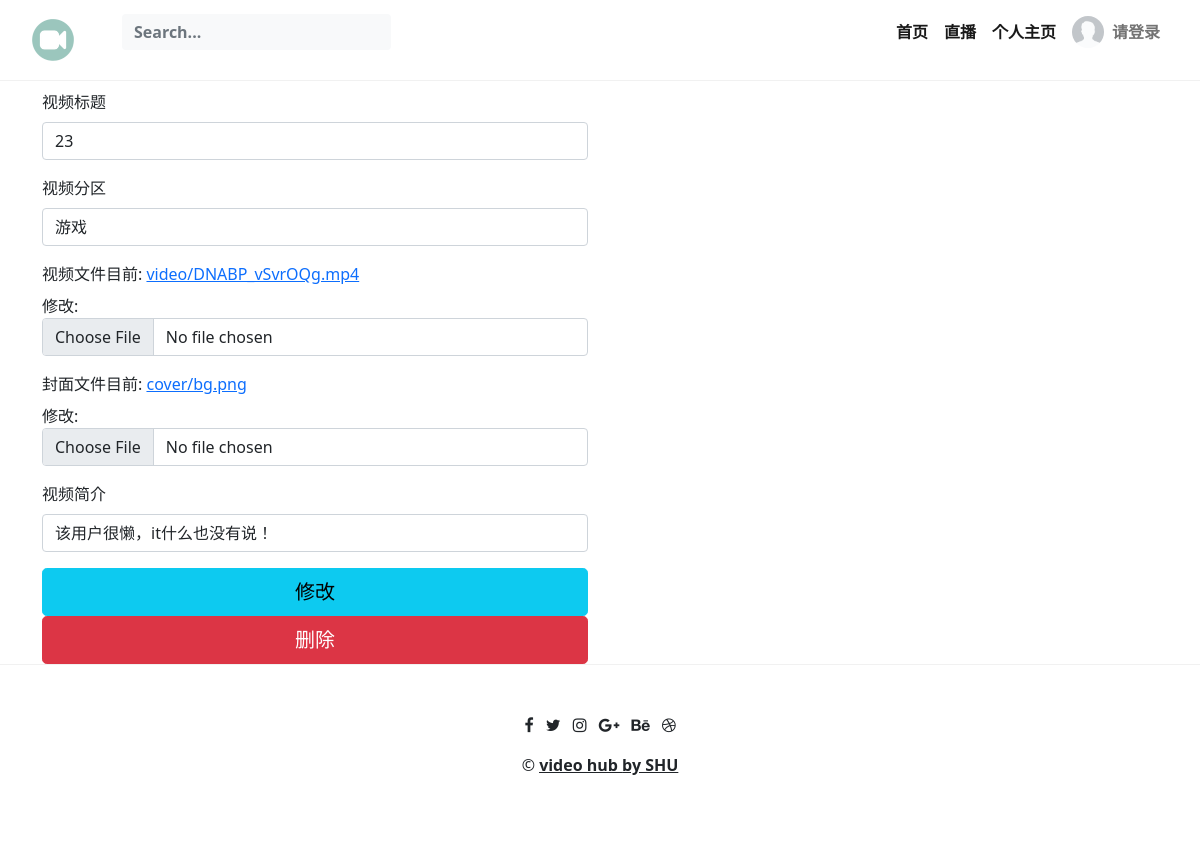
Page /vmodify/1 (signed in) on the earlier database version.
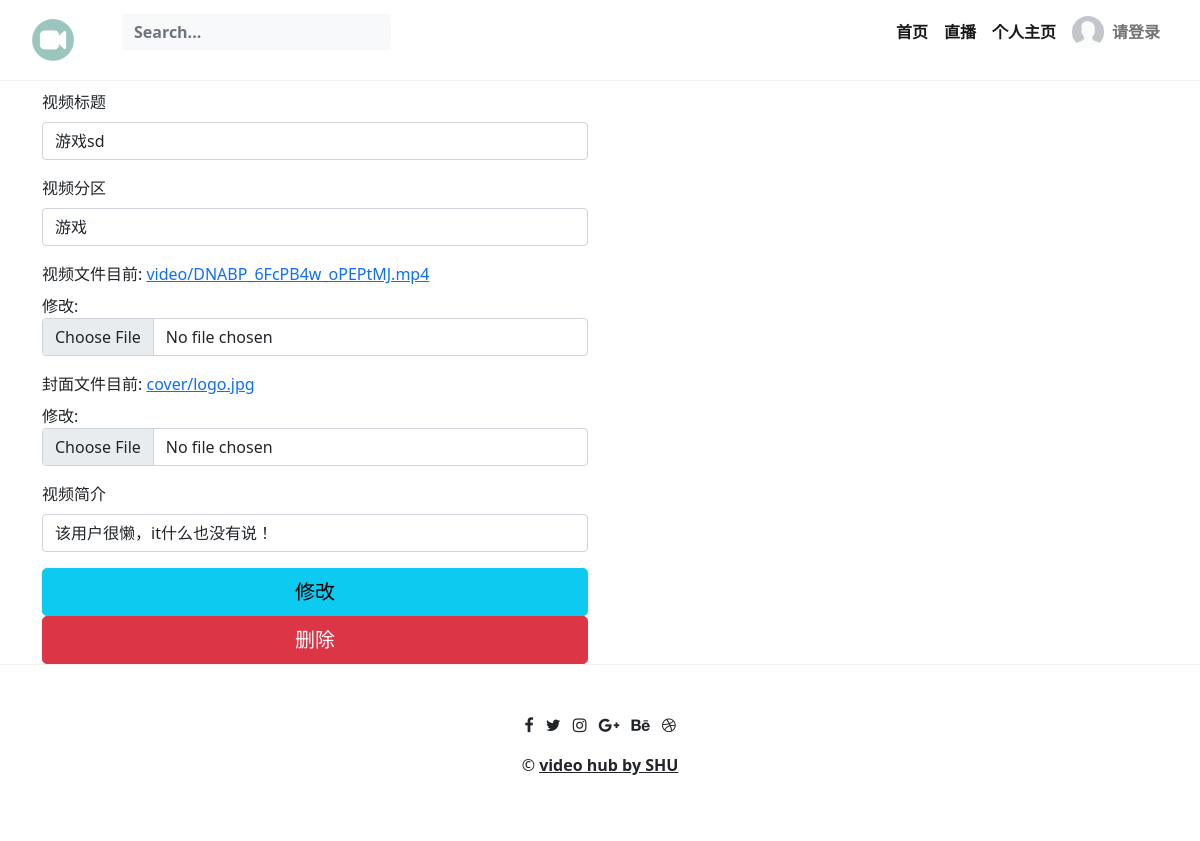
Same page on the later database version.
### video/models.py (models this page shows, shortened)
class Video(models.Model):
    DVcode = models.AutoField(primary_key=True,verbose_name="视频号")
    Title = models.CharField(max_length=100,verbose_name="视频名称")
    ReleaseTime = models.DateTimeField(auto_now_add=True,verbose_name="发布时间")
    Viewsnum = models.BigIntegerField(default=0,verbose_name="播放量")
    User = models.ForeignKey(User,on_delete=models.CASCADE,null=True,verbose_name="作者")
    Classification = models.ForeignKey(Classification,on_delete=models.CASCADE,null=True,verbose_name="分区")
    Content = models.CharField(max_length=500,default="该用户很懒，it什么也没有说！",verbose_name="视频简介")
    VideoFile = models.FileField(upload_to="video/",validators=[validators.FileExtensionValidator( ['mp4'] )] ,verbose_name="视频文件")
    CoverFile = models.ImageField(upload_to="cover/",verbose_name="封面文件")
    class Meta:
        db_table = "视频"

class Classification(models.Model):
    Ccode = models.AutoField(primary_key=True,verbose_name="视频分区号")
    Title = models.CharField(max_length=20,verbose_name="视频分区")
    def __str__(self):
        return self.Title
    class Meta:
        db_table = "视频分区"

### video/views.py (the view, shortened to what this page needs)
# urls.py: path('vmodify/<int:dvcode>', views.vmodify, name='modify'),
def vmodify(request,dvcode):
    if islogin(request) == False:
        return redirect('/login')
    userid = request.session.get('UserID', None)
    user = User.objects.filter(User_ID=userid).first()
    tvideo=Video.objects.filter(DVcode=dvcode).first()
    if tvideo is None:
        return render(request,"wrong/NosuchFile.html")
    if request.method == 'GET':
        form = VideoForm(instance=tvideo)
    return render(request,"modify.html",{'form':form,
                                         'user':user})

### video/forms.py
class VideoForm(forms.ModelForm):
    class Meta:
        model = Video
        fields = ["Title","Classification","VideoFile","CoverFile","Content"]
        labels = {"Title":"视频标题","Classification":"视频分区","VideoFile":"视频文件","CoverFile":"封面文件","Content":"视频简介",}

### User/views.py (called while the page is built)
def islogin(request):
    if not (request.session.get('is_login', None) == True):
        print(666)
        return False
    else:
        return True

### templates/modify.html (shortened to what this page needs)
{% extends 'base.html' %}
{% load static %}
{% load bootstrap4 %}
    {% block content %}
    <div class="container ">
        <div class="row clearfix">
            <div class="col-md-6 column">
                <form role="form" action="" method="post" enctype="multipart/form-data">
                    {% bootstrap_form form %}
                    {% buttons %}
                    <input type="submit" class="btn btn-info btn-lg btn-block" value="修改">
                    {% endbuttons%}
                </form>
                <form role="form" action="" method="post">
                    {% buttons %}
                    <input type="submit" class="btn btn-danger btn-lg btn-block" value="删除">
                    {% endbuttons%}
                </form>
            </div>
        </div>
    </div>
    {% endblock content %}

### templates/base.html (shortened to what this page needs)
{% load static %}
{% load bootstrap4 %}
<!DOCTYPE html>
<html lang="en">
<head>
	<link href="{% static '/dropdown/dropdowns.css' %}" rel="stylesheet">
	    <link rel="stylesheet" href="{% static  't1/css/app.css' %}">
    <link rel="stylesheet" href="{% static  't1/css/theme.css' %}">
    <link rel="stylesheet" href="{% static 'bootstrap/bootstrap.min.css' %}">
    <link rel="stylesheet" type="text/css" href="{% static 'css/semantic.custom.css' %}">
    <link rel="stylesheet" type="text/css" href="{% static 'css/style.css' %}">
</head>
<body>
    <nav class="navbar navbar-expand-lg navbar-light bg-white fixed-top">
        <a class="navbar-brand font-weight-bolder mr-3" href="{% url 'index' %}"><img src="{% static  'logo.png' %}"  alt="" width="42" height="42"></a>
         <ul class="collapse navbar-collapse" id="navbarsDefault">
            <ul class="navbar-nav mr-auto align-items-center">
                <form class="bd-search hidden-sm-down">
                    <input type="text" class="form-control bg-graylight border-0 font-weight-bold" id="search-input" placeholder="Search..." autocomplete="off">
                </form>
            </ul>
            <ul class="navbar-nav ml-auto align-items-center">
                <li class="nav-item">
                <a class="nav-link active" href="{% url 'index' %}">首页</a>
                </li>
                <li class="nav-item">
                <a class="nav-link active" href="{% url 'lives' %}">直播</a>
                </li>
                <li class="nav-item">
                <a class="nav-link active" href="{% url 'user' %}">个人主页</a>
                </li>
    		<li class="nav-item dropdown">
                {% if user is not None%}
                <a class="nav-link" href="#" id="dropdown08" data-toggle="dropdown" aria-haspopup="true" aria-expanded="true">    <img src="{{user.Profile_photo.url}}" alt="" width="32" height="32" class="rounded-circle me-2"><span class="align-middle">[{{user.get_Title_display}}]{{user.NickName}}</span></a>
                {% else %}
                <a class="nav-link" href="#" id="dropdown08" data-toggle="dropdown" aria-haspopup="true" aria-expanded="true">   <img src="{% static 'av.png'%}" alt="" width="32" height="32" class="rounded-circle me-2"><span class="align-middle">请登录</span></a>
                {% endif %}
			</li>
            </ul>
    </ul>
    </nav>
    <main role="main">
        <div style="height:20px">
        </div>
    {% block content %}
    {% endblock content %}
    </main>
    <footer class="footer pt-5 pb-5 text-center">
    <div class="container">
          <div class="socials-media">
            <ul class="list-unstyled">
              <li class="d-inline-block ml-1 mr-1"><a href="#" class="text-dark"><i class="fa fa-facebook"></i></a></li>
              <li class="d-inline-block ml-1 mr-1"><a href="#" class="text-dark"><i class="fa fa-twitter"></i></a></li>
              <li class="d-inline-block ml-1 mr-1"><a href="#" class="text-dark"><i class="fa fa-instagram"></i></a></li>
              <li class="d-inline-block ml-1 mr-1"><a href="#" class="text-dark"><i class="fa fa-google-plus"></i></a></li>
              <li class="d-inline-block ml-1 mr-1"><a href="#" class="text-dark"><i class="fa fa-behance"></i></a></li>
              <li class="d-inline-block ml-1 mr-1"><a href="#" class="text-dark"><i class="fa fa-dribbble"></i></a></li>
            </ul>
          </div>
          <p>©  <span class="credits font-weight-bold">
            <a target="_blank" class="text-dark" href="#"><u>video hub</u> by SHU</a>
          </span>
          </p>
        </div>
    </footer>
</body>
</html>

### static/t1/css/theme.css (style rules this page uses)
body { padding-top: 70px; }
img { max-width: 100%; }
a, .a:hover { -webkit-transition: all 0.2s; transition: all 0.2s; }
.fixed-top { border-bottom: 1px solid #f1f1f1; }
footer.footer { border-top: 1px solid #f1f1f1; }
.nav-link, .dropdown-item { font-weight: 700; }
.navbar { padding: 0.5rem 2rem; }

### static/css/style.css (style rules this page uses)
body { margin:0px; background-color: #FFFFFF; }

Differences in the rows shown:
changed Video "游戏": Title "23" → "游戏sd"
Other differences:
text no longer shown: "视频标题 视频分区 视频文件 目前: video/DNABP_vSvrOQg.mp4 修改: 封面文件 目前: cover/bg.png 修改: 视频简介"
text now shown: "视频标题 视频分区 视频文件 目前: video/DNABP_6FcPB4w_oPEPtMJ.mp4 修改: 封面文件 目前: cover/logo.jpg 修改: 视频简介"
